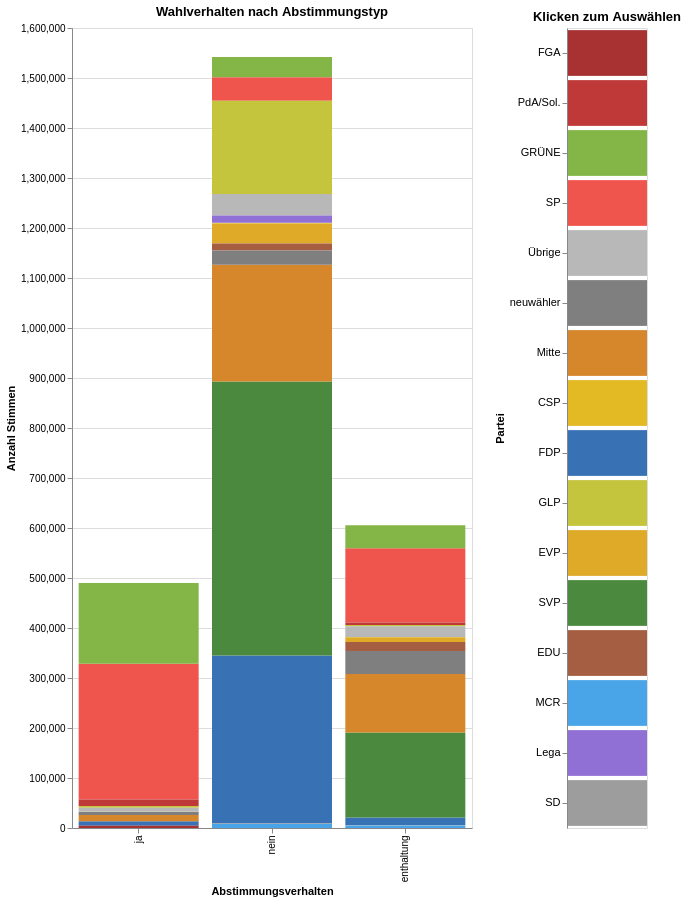

Source (notebook cell):
### Code cell
# Create a chart with three stacked bars (ja, nein, enthaltung) showing parties in their colors
# Filter out nichtwähler for cleaner visualization
df_chart_parties = df_chart.filter(pl.col('partei') != 'nichtwahler')

# Filter party_order to exclude nichtwähler for consistent sorting
party_order_no_nichtwähler = [p for p in party_order if p != 'nichtwahler']

# Create interactive selection for parties (updated syntax)
party_selection = alt.selection_point(fields=['partei'], toggle=True)

# Main chart
chart_main = alt.Chart(df_chart_no_nichtwähler).add_params(
    party_selection
).mark_bar().encode(
    x=alt.X('variable:N', 
            title='Abstimmungsverhalten',
            sort=['ja', 'nein', 'enthaltung']),
    y=alt.Y('sum(value):Q', 
            stack='zero',
            title='Anzahl Stimmen'),
    color=alt.Color('partei:N', 
                   title='Partei',
                   sort=party_order,
                   scale=alt.Scale(
                       domain=list(farben.keys()),
                       range=list(farben.values())
                   ),
                   legend=None),  # Remove default legend
    opacity=alt.condition(party_selection, alt.value(1.0), alt.value(0.3)),
    tooltip=[
        alt.Tooltip('partei:N', title='Partei'),
        alt.Tooltip('variable:N', title='Stimmverhalten'),
        alt.Tooltip('value:Q', title='Anzahl Stimmen', format=',.0f')
    ]
).properties(
    width=400,
    height=800,
    title='Wahlverhalten nach Abstimmungstyp'
)

# Interactive legend
legend = alt.Chart(df_chart_parties).add_params(
    party_selection
).mark_rect(size=100).encode(
    y=alt.Y('partei:N',
            sort=party_order_no_nichtwähler,
            axis=alt.Axis(title='Partei', labelFontSize=11),
            scale=alt.Scale(paddingInner=0.1)),
    color=alt.Color('partei:N',
                   scale=alt.Scale(
                       domain=list(farben.keys()),
                       range=list(farben.values())
                   ),
                   legend=None),
    opacity=alt.condition(party_selection, alt.value(1.0), alt.value(0.3))
).properties(
    width=80,
    height=800,
    title='Klicken zum Auswählen'
)

# Combine chart and legend
chart_by_vote = alt.hconcat(chart_main, legend).resolve_scale(
    color='independent',
    y='shared'
)

chart_by_vote

### Figure 1 — Vega-Lite specification as saved in the notebook (floating-point values rounded to 4 significant figures)
{"config": {"view": {"continuousWidth": 300, "continuousHeight": 300}}, "hconcat": [{"data": {"name": "data-e655591c7dfc17556f43612e26d60cc7"}, "mark": {"type": "bar"}, "encoding": {"color": {"field": "partei", "legend": null, "scale": {"domain": ["GRÜNE", "SP", "PdA/Sol.", "GLP", "Übrige", "Lega", "CSP", "EVP", "EDU", "neuwähler", "Mitte", "SVP", "FDP", "SD", "MCR", "FGA", "nichtwahler"], "range": ["#84B547", "#F0554D", "#BF3939", "#C4C43D", "#B8B8B8", "#9070D4", "#E3BA24", "#DEAA28", "#A65E42", "#7F7F7F", "#D6862B", "#4B8A3E", "#3872B5", "#9D9D9D", "#49A5E7", "#A83232", "#D3D3D3"]}, "sort": ["FGA", "PdA/Sol.", "GRÜNE", "SP", "Übrige", "neuwähler", "Mitte", "CSP", "FDP", "GLP", "EVP", "nichtwahler", "SVP", "EDU", "MCR", "Lega", "SD"], "title": "Partei", "type": "nominal"}, "opacity": {"condition": {"param": "param_3", "value": 1.0}, "value": 0.3}, "tooltip": [{"field": "partei", "title": "Partei", "type": "nominal"}, {"field": "variable", "title": "Stimmverhalten", "type": "nominal"}, {"field": "value", "format": ",.0f", "title": "Anzahl Stimmen", "type": "quantitative"}], "x": {"field": "variable", "sort": ["ja", "nein", "enthaltung"], "title": "Abstimmungsverhalten", "type": "nominal"}, "y": {"aggregate": "sum", "field": "value", "stack": "zero", "title": "Anzahl Stimmen", "type": "quantitative"}}, "height": 800, "name": "view_3", "title": "Wahlverhalten nach Abstimmungstyp", "width": 400}, {"data": {"name": "data-e655591c7dfc17556f43612e26d60cc7"}, "mark": {"type": "rect", "size": 100}, "encoding": {"color": {"field": "partei", "legend": null, "scale": {"domain": ["GRÜNE", "SP", "PdA/Sol.", "GLP", "Übrige", "Lega", "CSP", "EVP", "EDU", "neuwähler", "Mitte", "SVP", "FDP", "SD", "MCR", "FGA", "nichtwahler"], "range": ["#84B547", "#F0554D", "#BF3939", "#C4C43D", "#B8B8B8", "#9070D4", "#E3BA24", "#DEAA28", "#A65E42", "#7F7F7F", "#D6862B", "#4B8A3E", "#3872B5", "#9D9D9D", "#49A5E7", "#A83232", "#D3D3D3"]}, "type": "nominal"}, "opacity": {"condition": {"param": "param_3", "value": 1.0}, "value": 0.3}, "y": {"axis": {"labelFontSize": 11, "title": "Partei"}, "field": "partei", "scale": {"paddingInner": 0.1}, "sort": ["FGA", "PdA/Sol.", "GRÜNE", "SP", "Übrige", "neuwähler", "Mitte", "CSP", "FDP", "GLP", "EVP", "SVP", "EDU", "MCR", "Lega", "SD"], "type": "nominal"}}, "height": 800, "name": "view_4", "title": "Klicken zum Auswählen", "width": 80}], "params": [{"name": "param_3", "select": {"type": "point", "fields": ["partei"], "toggle": true}, "views": ["view_3", "view_4"]}], "resolve": {"scale": {"color": "independent", "y": "shared"}}, "$schema": "https://vega.github.io/schema/vega-lite/v5.20.1.json", "datasets": {"data-e655591c7dfc17556f43612e26d60cc7": [{"partei": "FDP", "variable": "ja", "value": 9009}, {"partei": "SP", "variable": "ja", "value": 271396}, {"partei": "SVP", "variable": "ja", "value": 196}, {"partei": "EVP", "variable": "ja", "value": 429}, {"partei": "PdA/Sol.", "variable": "ja", "value": 12999}, {"partei": "FGA", "variable": "ja", "value": 4314}, {"partei": "GRÜNE", "variable": "ja", "value": 161177}, {"partei": "SD", "variable": "ja", "value": 0}, {"partei": "EDU", "variable": "ja", "value": 0}, {"partei": "GLP", "variable": "ja", "value": 3649}, {"partei": "Mitte", "variable": "ja", "value": 12493}, {"partei": "Übrige", "variable": "ja", "value": 7926}, {"partei": "CSP", "variable": "ja", "value": 62}, {"partei": "Lega", "variable": "ja", "value": 0}, {"partei": "MCR", "variable": "ja", "value": 0}, {"partei": "neuwähler", "variable": "ja", "value": 6124}, {"partei": "FDP", "variable": "nein", "value": 335742}, {"partei": "SP", "variable": "nein", "value": 46973}, {"partei": "SVP", "variable": "nein", "value": 548294}, {"partei": "EVP", "variable": "nein", "value": 40118}, {"partei": "PdA/Sol.", "variable": "nein", "value": 0}, {"partei": "FGA", "variable": "nein", "value": 0}, {"partei": "GRÜNE", "variable": "nein", "value": 40643}, {"partei": "SD", "variable": "nein", "value": 1235}, {"partei": "EDU", "variable": "nein", "value": 13617}, {"partei": "GLP", "variable": "nein", "value": 186605}, {"partei": "Mitte", "variable": "nein", "value": 233097}, {"partei": "Übrige", "variable": "nein", "value": 43063}, {"partei": "CSP", "variable": "nein", "value": 1697}, {"partei": "Lega", "variable": "nein", "value": 14350}, {"partei": "MCR", "variable": "nein", "value": 7961}, {"partei": "neuwähler", "variable": "nein", "value": 28840}, {"partei": "FDP", "variable": "enthaltung", "value": 14916}, {"partei": "SP", "variable": "enthaltung", "value": 148486}, {"partei": "SVP", "variable": "enthaltung", "value": 170280}, {"partei": "EVP", "variable": "enthaltung", "value": 9390}, {"partei": "PdA/Sol.", "variable": "enthaltung", "value": 5124}, {"partei": "FGA", "variable": "enthaltung", "value": 0}, {"partei": "GRÜNE", "variable": "enthaltung", "value": 45881}, {"partei": "SD", "variable": "enthaltung", "value": 771}, {"partei": "EDU", "variable": "enthaltung", "value": 17865}, {"partei": "GLP", "variable": "enthaltung", "value": 2349}, {"partei": "Mitte", "variable": "enthaltung", "value": 116992}, {"partei": "Übrige", "variable": "enthaltung", "value": 21684}, {"partei": "CSP", "variable": "enthaltung", "value": 576}, {"partei": "Lega", "variable": "enthaltung", "value": 0}, {"partei": "MCR", "variable": "enthaltung", "value": 5191}, {"partei": "neuwähler", "variable": "enthaltung", "value": 45958}]}}
